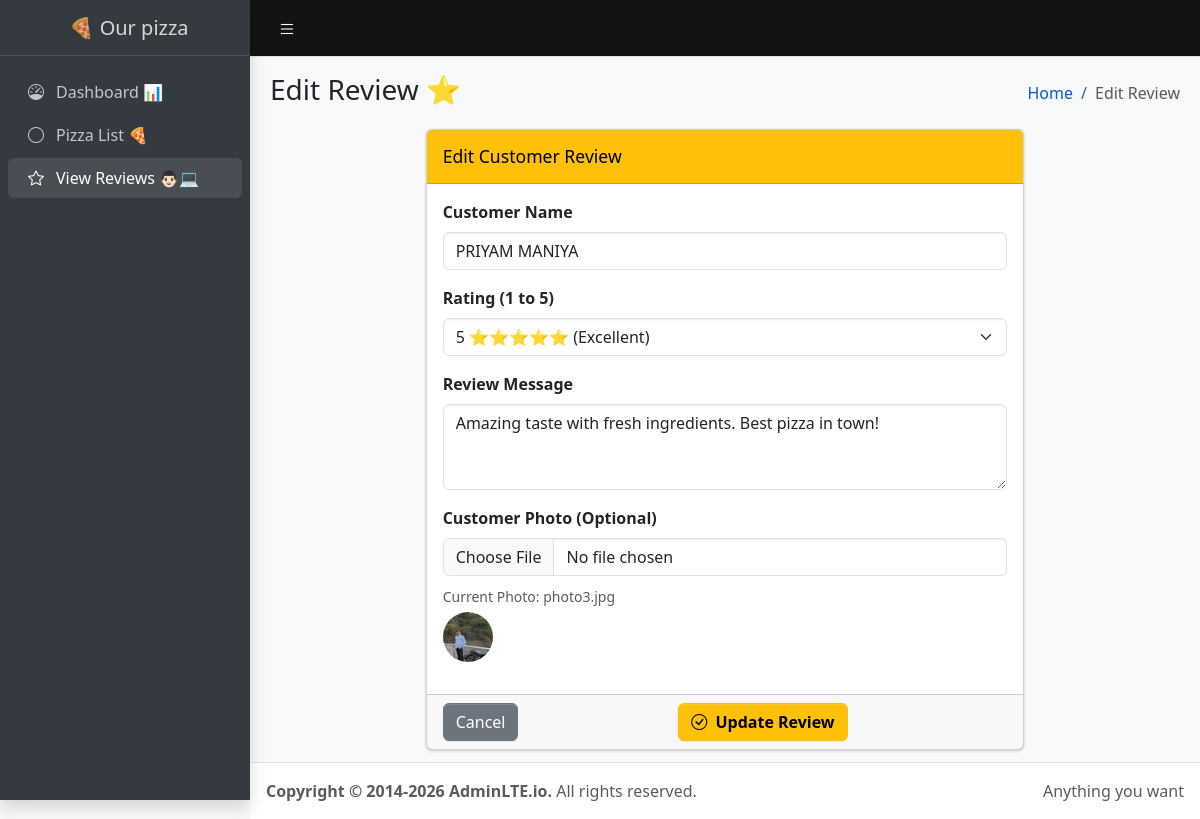
The page /editreview/3 on the database its author committed.
### tables this page shows
CREATE TABLE review(
    id INTEGER PRIMARY KEY AUTOINCREMENT,
    customer_name TEXT NOT NULL,
    image TEXT NOT NULL,
    rating INTEGER NOT NULL,
    review TEXT NOT NULL
);

### app.py (the view, shortened to what this page needs)
@app.route("/editreview/<int:id>", methods=["GET", "POST"])
def editreview(id):
    with sqlite3.connect(DATABASE) as conn:
     cursor = conn.cursor()
    cursor.execute("SELECT * FROM review WHERE id=?", (id,))
    review = cursor.fetchone()
    conn.close()
    return render_template("edit_review.html", review=review)

### templates/edit_review.html (shortened to what this page needs)
<!doctype html>
<html lang="en">
  <head>
    <link rel="stylesheet" href="https://cdn.jsdelivr.net/npm/bootstrap-icons@1.13.1/font/bootstrap-icons.min.css">
    <link rel="stylesheet" href="{{ url_for('static', filename='css/adminlte.css') }}">
    <link rel="stylesheet" href="{{ url_for('static', filename='style.css') }}">
  </head>
  <body class="layout-fixed sidebar-expand-lg bg-body-tertiary">
    <div class="app-wrapper">
      <nav class="app-header navbar navbar-expand bg-body" aria-label="Main Header Navigation">
        <div class="container-fluid">
          <ul class="navbar-nav">
            <li class="nav-item">
              <a class="nav-link" data-lte-toggle="sidebar" href="#"><i class="bi bi-list"></i></a>
            </li>
          </ul>
        </div>
      </nav>
      <aside class="app-sidebar bg-body-secondary shadow" data-bs-theme="dark">
        <div class="sidebar-brand">
          <a href="/" class="brand-link">
            <span class="brand-text fw-light"> 🍕 Our pizza </span>
          </a>
        </div>
        <div class="sidebar-wrapper">
          <nav class="mt-2" aria-label="Sidebar Navigation">
            <ul class="nav sidebar-menu flex-column">
              <li class="nav-item">
                <a href="{{ url_for('home') }}" class="nav-link">
                  <i class="nav-icon bi bi-speedometer"></i>
                  <p>Dashboard 📊</p>
                </a>
              </li>
              <li class="nav-item">
                <a href="{{ url_for('home') }}#pizza-list" class="nav-link">
                  <i class="nav-icon bi bi-circle"></i>
                  <p>Pizza List 🍕</p>
                </a>
              </li>
              <li class="nav-item">
                <a href="{{ url_for('home') }}#reviews" class="nav-link active">
                  <i class="nav-icon bi bi-star"></i>
                  <p>View Reviews 👨🏻💻</p>
                </a>
              </li>
            </ul>
          </nav>
        </div>
      </aside>
      <main class="app-main">
        <div class="app-content-header">
          <div class="container-fluid">
            <div class="row">
              <div class="col-sm-6">
                <h2 class="mb-0 fs-3">Edit Review ⭐</h2>
              </div>
              <div class="col-sm-6">
                <nav aria-label="breadcrumb">
                  <ol class="breadcrumb float-sm-end">
                    <li class="breadcrumb-item"><a href="/">Home</a></li>
                    <li class="breadcrumb-item active">Edit Review</li>
                  </ol>
                </nav>
              </div>
            </div>
          </div>
        </div>
        <div class="app-content">
          <div class="container-fluid">
            <div class="row justify-content-center">
              <div class="col-md-8">
                <div class="card card-warning">
                  <div class="card-header">
                    <h3 class="card-title mb-0">Edit Customer Review</h3>
                  </div>
                  <form action="{{ url_for('editreview', id=review[0]) }}" method="POST" enctype="multipart/form-data">
                    <div class="card-body">
                      <div class="mb-3">
                        <label for="customer_name" class="form-label fw-bold">Customer Name</label>
                        <input id="customer_name" type="text" name="customer_name" class="form-control" value="{{ review[1] }}" required>
                      </div>
                      <div class="mb-3">
                        <label for="review_rating" class="form-label fw-bold">Rating (1 to 5)</label>
                        <select id="review_rating" name="rating" class="form-select" required>
                          <option value="5" {% if review[3] == 5 %}selected{% endif %}>5 ⭐⭐⭐⭐⭐ (Excellent)</option>
                        </select>
                      </div>
                      <div class="mb-3">
                        <label for="review_message" class="form-label fw-bold">Review Message</label>
                        <textarea id="review_message" name="review" class="form-control" rows="3" required>{{ review[4] }}</textarea>
                      </div>
                      <div class="mb-3">
                        <label for="customer_photo" class="form-label fw-bold">Customer Photo (Optional)</label>
                        <input id="customer_photo" type="file" name="image" class="form-control" accept="image/*">
                        {% if review[2] %}
                        <div class="mt-2">
                          <small class="text-muted">Current Photo: {{ review[2] }}</small><br>
                          <img src="{{ url_for('static', filename='images/' ~ review[2]) }}" style="width: 50px; height: 50px; object-fit: cover; border-radius: 50%;" class="mt-1" alt="Current Customer">
                        </div>
                        {% endif %}
                      </div>
                    </div>
                    <div class="card-footer d-flex justify-content-between">
                      <a href="{{ url_for('dashboard') }}#reviews" class="btn btn-secondary">Cancel</a>
                      <button type="submit" class="btn btn-warning fw-bold"><i class="bi bi-check-circle me-1"></i> Update Review</button>
                    </div>
                  </form>
                </div>
              </div>
            </div>
          </div>
        </div>
      </main>
      <footer class="app-footer">
        <div class="float-end d-none d-sm-inline">Anything you want</div>
        <strong>Copyright &copy; 2014-2026 AdminLTE.io.</strong> All rights reserved.
      </footer>
    </div>
  </body>
</html>

### static/style.css (style rules this page uses)
body { background-color: #FFF8F0; }
.navbar .nav-link, .navbar .navbar-brand { color: rgb(111, 135, 194) !important; }
.navbar { background-color: #141313 !important; }
.navbar-nav .nav-link { color: white !important; font-size: 18px; font-weight: 500; }
.card img { height:250px; object-fit:cover; }
.card { transition:0.4s; }
.nav-link.active { color: #191818; }
.navbar-nav .nav-item { margin-right: 20px; }

### rows shown on the page
review: customer_name "PRIYAM MANIYA", rating "5 ⭐⭐⭐⭐⭐ (Excellent)", review "Amazing taste with fresh ingredients. Best pizza in town!", image "photo3.jpg", image (picture)
